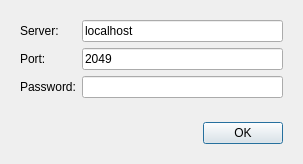
<?xml version="1.0" encoding="UTF-8"?>
<ui version="4.0">
 <class>PrivateServerDialog</class>
 <widget class="QDialog" name="PrivateServerDialog">
  <property name="windowModality">
   <enum>Qt::ApplicationModal</enum>
  </property>
  <property name="geometry">
   <rect>
    <x>0</x>
    <y>0</y>
    <width>303</width>
    <height>155</height>
   </rect>
  </property>
  <property name="windowTitle">
   <string>Connecting in private Ninjam server ...</string>
  </property>
  <property name="accessibleDescription">
   <string>This the private server dialog</string>
  </property>
  <property name="modal">
   <bool>true</bool>
  </property>
  <layout class="QVBoxLayout" name="verticalLayout">
   <item>
    <widget class="QWidget" name="widget" native="true">
     <layout class="QFormLayout" name="formLayout">
      <item row="0" column="0">
       <widget class="QLabel" name="label">
        <property name="text">
         <string>Server:</string>
        </property>
       </widget>
      </item>
      <item row="0" column="1">
       <widget class="QLineEdit" name="serverTextField">
        <property name="accessibleDescription">
         <string>type here the name of the server to join</string>
        </property>
        <property name="text">
         <string notr="true">localhost</string>
        </property>
       </widget>
      </item>
      <item row="2" column="0">
       <widget class="QLabel" name="label_2">
        <property name="toolTip">
         <string>leave blank to connect as annonymous</string>
        </property>
        <property name="text">
         <string>Password:</string>
        </property>
       </widget>
      </item>
      <item row="2" column="1">
       <widget class="QLineEdit" name="passwordTextField">
        <property name="toolTip">
         <string>leave blank to connect as annonymous</string>
        </property>
        <property name="accessibleDescription">
         <string>type here the password</string>
        </property>
        <property name="text">
         <string notr="true"/>
        </property>
       </widget>
      </item>
      <item row="1" column="0">
       <widget class="QLabel" name="label_3">
        <property name="text">
         <string>Port:</string>
        </property>
       </widget>
      </item>
      <item row="1" column="1">
       <widget class="QLineEdit" name="serverPortTextField">
        <property name="accessibleDescription">
         <string>type here the port to use</string>
        </property>
        <property name="text">
         <string notr="true">2049</string>
        </property>
       </widget>
      </item>
     </layout>
    </widget>
   </item>
   <item>
    <widget class="QWidget" name="widget_2" native="true">
     <layout class="QHBoxLayout" name="horizontalLayout">
      <item>
       <spacer name="horizontalSpacer">
        <property name="orientation">
         <enum>Qt::Horizontal</enum>
        </property>
        <property name="sizeHint" stdset="0">
         <size>
          <width>40</width>
          <height>20</height>
         </size>
        </property>
       </spacer>
      </item>
      <item>
       <widget class="QPushButton" name="okButton">
        <property name="accessibleDescription">
         <string>Press this button if you are ok</string>
        </property>
        <property name="text">
         <string>OK</string>
        </property>
       </widget>
      </item>
     </layout>
    </widget>
   </item>
  </layout>
 </widget>
 <tabstops>
  <tabstop>serverTextField</tabstop>
  <tabstop>serverPortTextField</tabstop>
  <tabstop>passwordTextField</tabstop>
  <tabstop>okButton</tabstop>
 </tabstops>
 <resources/>
 <connections/>
</ui>
